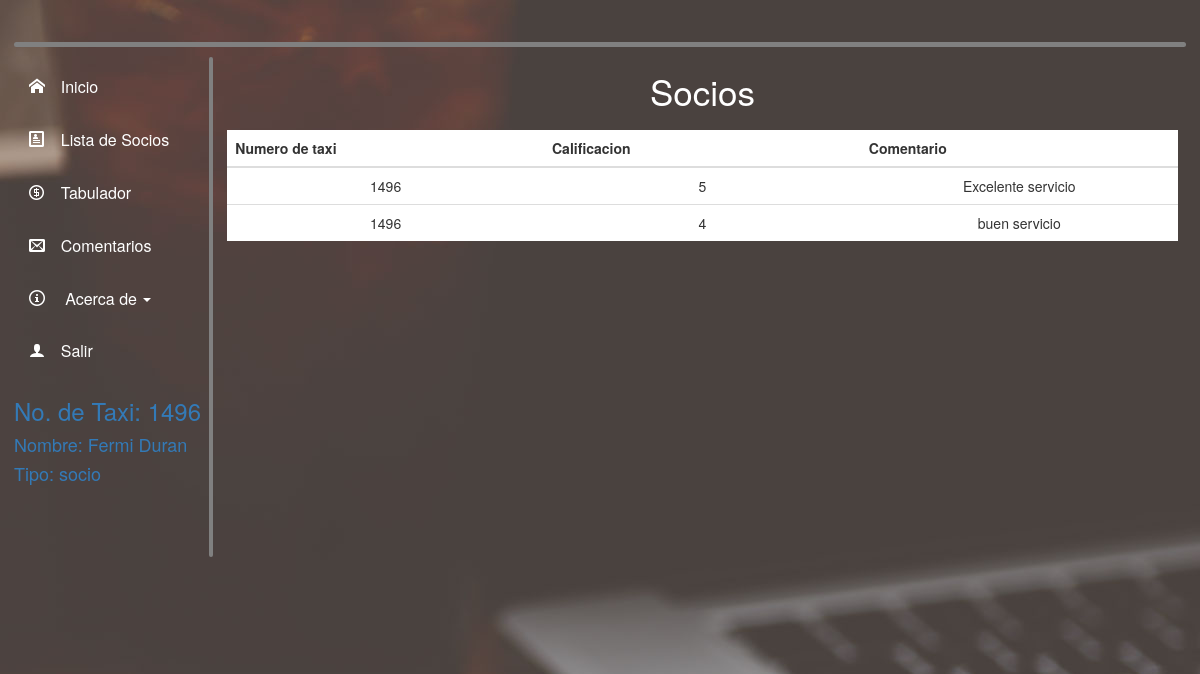
/TaxiSeguro/static/php/sistema/sistema.php?p=comentariolista (signed in), run on the app's committed database.
### tables this page shows
CREATE TABLE `comentario` (
  `id` int(10) NOT NULL,
  `numerotaxi` int(10) NOT NULL,
  `calificacion` varchar(10) NOT NULL,
  `comentario` varchar(255) NOT NULL
);

### TaxiSeguro/static/php/sistema/comentariolista.php (the view, shortened to what this page needs)
<section class="principalinfo">
<h2>Socios</h2>
<?php
    include("conexion.php");
    if($_SESSION['tiposocio']=="administrador") {
        $query="SELECT id, numerotaxi, calificacion, comentario FROM comentario";
    }else if($_SESSION['tiposocio']=="socio") {
        $query="SELECT id, numerotaxi, calificacion, comentario FROM comentario WHERE numerotaxi LIKE '$numerotaxi%'";
    }else{
        $query="SELECT id, numerotaxi, calificacion, comentario FROM comentario WHERE numerotaxi LIKE '$numerotaxi%'";
    }
    $resultado=$mysqli->query($query);
?>
<div class="table-responsive tabla22" id="tabledefinida">
    <table class="table table-hover tabla1">
        <thead>
        <tr class="encabezadotabla">
            <th>Numero de taxi</th>
            <th>Calificacion</th>
            <th>Comentario</th>
        </tr>
        </thead>
        <tbody>
        <?php while($socio=$resultado->fetch_assoc()){ ?>
                <tr>
                    <td><?php echo $socio['numerotaxi'];?></td>
                    <td><?php echo $socio['calificacion'];?></td>
                    <td><?php echo $socio['comentario'];?></td>
                </tr>
                <?php } ?>
        </tbody>
    </table>
</div>
</section>

### TaxiSeguro/static/css/stylesistema.css (style rules this page uses)
@media (min-width: 720px) { * { margin: 0%; padding: 0%; border:0%; } }
@media (min-width: 720px) { body { margin-left: 1em; margin-right: 1em; text-align: center; } }
@media (min-width: 720px) { .principalinfo { margin-left: 1em; margin-top: 1em; float: left; height: 555px; width: 81.1%; } }
@media (min-width: 720px) { .principalinfo > h2 { font-size: 35px; margin: .15em; margin-top: .15em; margin-bottom: .15em; color: white; padding-top: .15em; padding-bottom: .15em; border-radius: 50px; } }
@media (min-width: 720px) { .tabla1 { margin-top: 1%; background-color: white; } }
@media (min-width: 720px) { .tabla1 td { width: 16.6%; } }
@media (min-width: 720px) { .encabezadotabla { background: #b0c4de; background-color: white; } }

### TaxiSeguro/static/css/movilsistema.css (style rules this page uses)
* { margin: 0%; padding: 0%; border:0%; }
body { margin-left: 1em; margin-right: 1em; text-align: center; }
h2,h3,h4 { color: white; }
.principalinfo { margin-left: 1%; margin-top: 1%; float: left; height: 100%; width: 100%; }
.encabezadotabla { background: #b0c4de; background-color: white; }
.tabla22 { display: none; }

### TaxiSeguro/static/php/sistema/sistema.php (style rules this page uses)
body { background-image: url("../../img/header.jpg"); background-size: cover, no-repeat; }

### data on the page
comentario: numerotaxi "1496", calificacion "5", comentario "Excelente servicio"
comentario: numerotaxi "1496", calificacion "4", comentario "buen servicio"

### other printed values
$_SESSION['numerotaxi'] "1496"
$_SESSION['nombresocio'] "Fermi Duran"
$_SESSION['tiposocio'] "socio"
